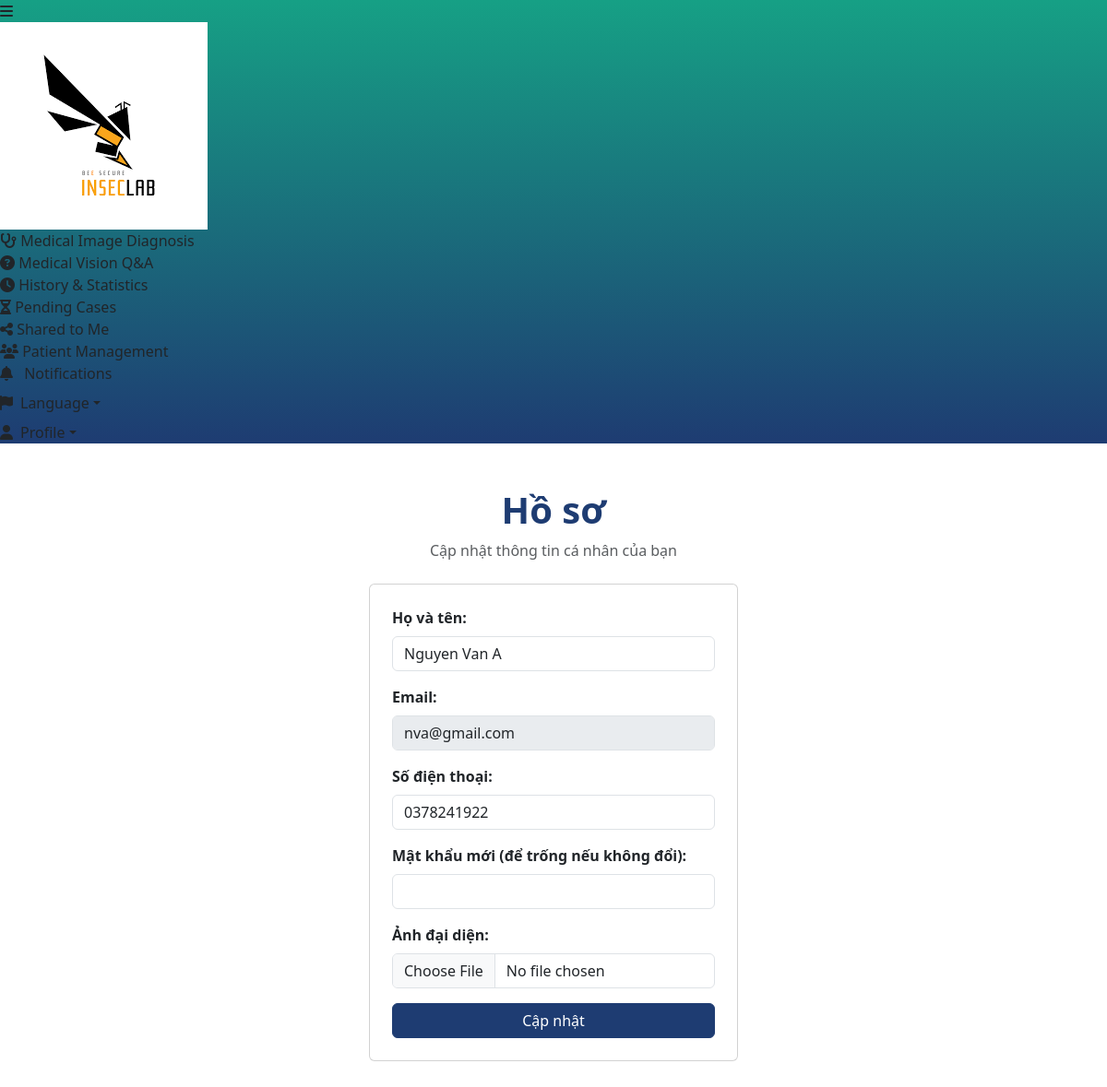
Screenshot of /profile (signed in) with the database file from the repository.
### tables this page shows
CREATE TABLE users
                 (id INTEGER PRIMARY KEY AUTOINCREMENT,
                  full_name TEXT NOT NULL,
                  email TEXT UNIQUE NOT NULL,
                  phone TEXT,
                  profile_pic TEXT,
                  role TEXT,
                  password_hash TEXT NOT NULL);

### app.py (the view, shortened to what this page needs)
@app.route('/profile', methods=['GET','POST'])
def profile():
    if ('user_id' not in session) or ('user_role' not in session):
        flash("Vui lòng đăng nhập", "danger")
        return redirect(url_for('index'))
    show_patient_management = False
    isDoctor = False
    if (session['user_role'] == 'doctor'):
        show_patient_management = True
        isDoctor = True
    conn = get_db_conn()
    c = conn.cursor()
    c.execute("SELECT full_name,email,phone,profile_pic FROM users WHERE id=?", (session['user_id'],))
    user = c.fetchone()
    conn.close()
    return render_template('profile.html', notifications=g.notifications, isDoctor=isDoctor, user=user, show_patient_management=show_patient_management)

### app.py (called while the page is built)
def get_db_conn():
    conn = sqlite3.connect(DB_FILE)
    conn.row_factory = sqlite3.Row
    return conn

### templates/profile.html (shortened to what this page needs)
<!DOCTYPE html>
<html lang="en">
<head>
  <link href="https://cdn.jsdelivr.net/npm/bootstrap@5.3.2/dist/css/bootstrap.min.css" rel="stylesheet">
  <link rel="stylesheet" href="https://cdnjs.cloudflare.com/ajax/libs/font-awesome/6.4.2/css/all.min.css">
  <link rel="stylesheet" href="{{ url_for('static', path='sidebar.css') }}">
</head>
<body class="sidebar-collapsed">
  {% include 'sidebar.html' %}
  <div class="content">
    <div class="container py-5">
      <div class="text-center mb-4">
        <h1 class="fw-bold text-primary">Hồ sơ</h1>
        <p class="text-muted">Cập nhật thông tin cá nhân của bạn</p>
      </div>
      <div class="card p-4 mx-auto" style="max-width:400px;">
        <form method="POST" action="{{ url_for('profile_get') }}" enctype="multipart/form-data">
          <div class="mb-3">
            <label class="form-label fw-bold">Họ và tên:</label>
            <input type="text" class="form-control" name="full_name" value="{{ user.full_name | default('') }}" required>
          </div>
          <div class="mb-3">
            <label class="form-label fw-bold">Email:</label>
            <input type="email" class="form-control" name="email" value="{{ user.email | default('') }}" disabled>
          </div>
          <div class="mb-3">
            <label class="form-label fw-bold">Số điện thoại:</label>
            <input type="text" class="form-control" name="phone" value="{{ user.phone | default('') }}">
          </div>
          <div class="mb-3">
            <label class="form-label fw-bold">Mật khẩu mới (để trống nếu không đổi):</label>
            <input type="password" class="form-control" name="password">
          </div>
          <div class="mb-3">
            <label class="form-label fw-bold">Ảnh đại diện:</label>
            <input type="file" class="form-control" name="profile_pic" accept="image/*">
          </div>
          <button type="submit" class="btn btn-primary w-100">Cập nhật</button>
        </form>
      </div>
    </div>
  </div>
</body>
</html>

### templates/sidebar.html (style rules this page uses)
.text-primary { color: #1e3c72 !important; }
.btn-primary { border-color: #1e3c72 !important; background: #1e3c72 !important; }

### rows the page displays
users: full_name "Nguyen Van A", email "nva@gmail.com", phone "0378241922"
